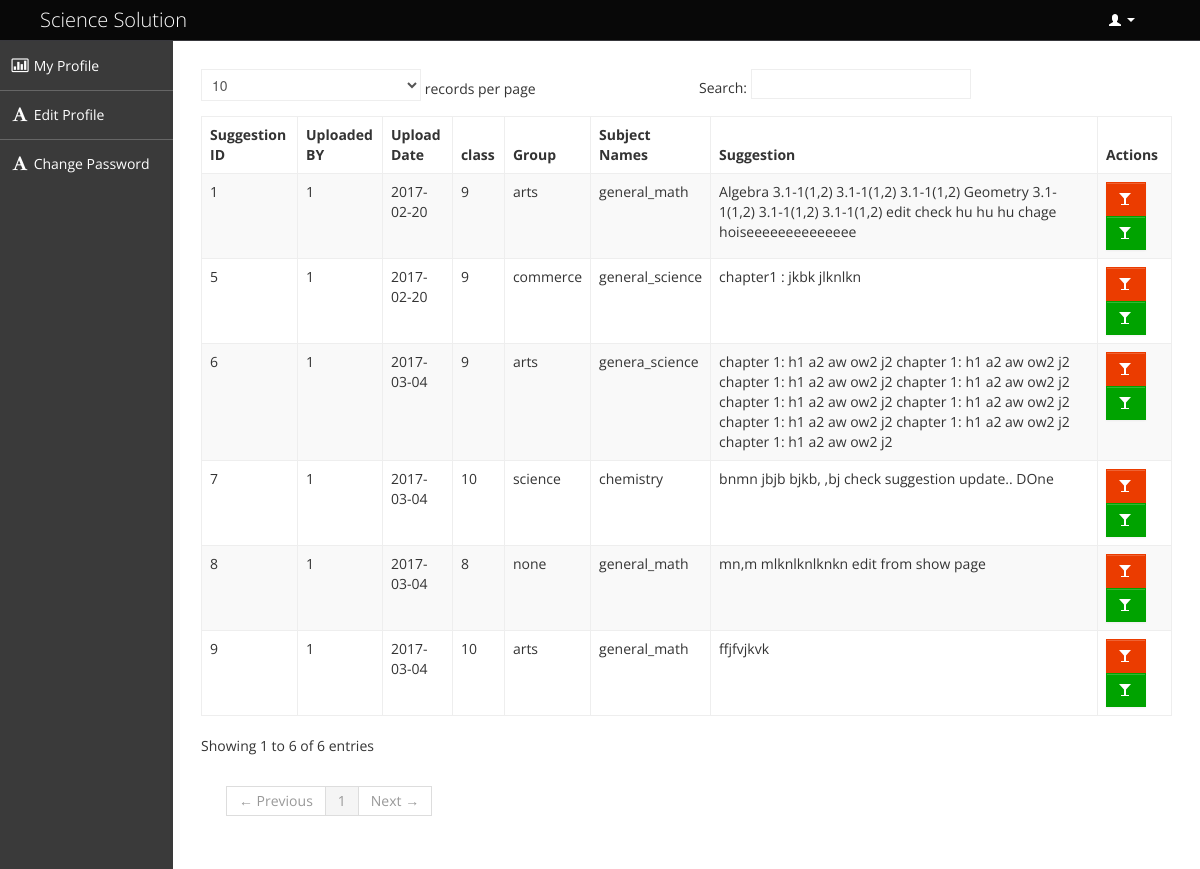
Page /admin/suggestion_show.php (signed in) on the committed database.
### tables this page shows
CREATE TABLE IF NOT EXISTS `tbl_suggestion` (
`suggestion_id` int(20) NOT NULL,
  `user_id` int(20) NOT NULL,
  `group_name` varchar(25) NOT NULL,
  `subject_name` varchar(30) NOT NULL,
  `upload_date` date NOT NULL,
  `class` int(15) NOT NULL,
  `suggestion` text NOT NULL,
  `deletion_status` tinyint(2) NOT NULL DEFAULT '0'
);

### admin/suggestion_show.php (called while the page is built, shortened)
<?php
include './admin_master.php';

### admin/admin.php (called while the page is built, shortened)
<?php
class Admin {
    public function __construct() {
        $host_name = 'localhost';
        $user_name = 'root';
        $password = '';
        $db_name = 'sciencesolution';
        $con = mysqli_connect($host_name, $user_name, $password);
        if ($con) {
            $db_select = mysqli_select_db($con, $db_name);
            if ($db_select) {
                return $con;
            } else {
                die('Database not selected' . mysqli_error($con));
            }
        } else {
            die('Database server connection fail' . mysqli_error($con));
        }
    }
     public function select_all_suggesstion(){
        $con = $this->__construct();
        $sql = "SELECT * From tbl_suggestion WHERE deletion_status='0' ";
        if (mysqli_query($con, $sql)) {
            $query_result = mysqli_query($con, $sql);
            return $query_result;
        } else {
            die('Query problem' . mysqli_error($con));
        }
    }
}

### admin/pages/suggestion_show_content.php (the view, shortened to what this page needs)
      <?php
       $result = $obj_admin -> select_all_suggesstion();
       ?>
<?php
    if(isset($sug_info)){ ?>
    <div class="row-fluid sortable">
    <div class="box span12">
        <div class="box-header" data-original-title>
            <h2><i class="halflings-icon edit"></i><span class="break"></span>Edit Contact Information</h2>
            <div class="box-icon">
                <a href="#" class="btn-setting"><i class="halflings-icon wrench"></i></a>
                <a href="#" class="btn-minimize"><i class="halflings-icon chevron-up"></i></a>
                <a href="#" class="btn-close"><i class="halflings-icon remove"></i></a>
            </div>
        </div>
        <div class="box-content">
            <h4 style="color: green;">
                <?php
                if(isset($_SESSION['message'])){
                if ($_SESSION['message']) {
                    echo $_SESSION['message'];
                    unset($_SESSION['message']);
                }}
                ?>
            </h4>
            <form  class="form-horizontal" action="" method="post" enctype="multipart/form-data">
                <fieldset>
                    <div class="control-group">
                        <label class="control-label" for="typeahead">Group Nmae </label>
                        <div class="controls">
                            <textarea id="text" name="group_name" rows="0" cols="0" class="required"><?php echo $sug_info['group_name']; ?> </textarea>
                        </div>
                    </div>
                     <div class="control-group">
                        <label class="control-label" for="typeahead">Subject Name </label>
                        <div class="controls">
                            <input type="text" value="<?php echo $sug_info['subject_name']; ?>" name="subject_name" class="span6 typeahead" id="typeahead"  data-provide="typeahead" data-items="4">
                        </div>
                    </div>
                    <div class="control-group">
                        <label class="control-label" for="typeahead">Suggestion</label>
                        <div class="controls">
                           <textarea id="text" name="suggestion" rows="0" cols="0" class="required"><?php echo $sug_info['suggestion']; ?> </textarea>
                        </div>
                    </div>
                    <input type="hidden" value="<?php echo $sug_info['suggestion_id']; ?>" name="suggestion_id" class="span6 typeahead" id="typeahead"  data-provide="typeahead" data-items="4">
                    <div class="form-actions">
                        <button type="submit" name="update_sug" class="btn btn-primary">Update Suggestion </button>
                    </div>
                </fieldset>
            </form>
        </div>
    </div>
</div>
    <?php } else { ?>
<table class="table table-striped table-bordered bootstrap-datatable datatable">
    <thead>
        <tr>
            <th> Suggestion ID</th>
            <th>Uploaded BY</th>
            <th>Upload Date</th>
            <th>class</th>
            <th>Group</th>
            <th>Subject Names</th>
            <th>Suggestion</th>
            <th>Actions</th>
        </tr>
    </thead>
    <tbody>
        <?php while ($qu_info = mysqli_fetch_assoc($result)) { ?>
            <tr>
                <td><?php echo $qu_info['suggestion_id']; ?></td>
                <td class="center"><?php echo $qu_info['user_id']; ?></td>
                <td class="center"><?php echo $qu_info['upload_date']; ?></td>
                <td class="center"><?php echo $qu_info['class']; ?></td>
                <td class="center"><?php echo $qu_info['group_name']; ?></td>
                <td class="center"><?php echo $qu_info['subject_name']; ?></td>
                <td class="center"><?php echo $qu_info['suggestion']; ?></td>
                <td class="center">
                    <a class="btn btn-danger" href="?suggestion_status=delete&suggestion_id=<?php echo $qu_info['suggestion_id']; ?>" title=" Delete Suggection">
                        <i class="halflings-icon white box-icon"></i>
                    </a>
                    <a class="btn btn-success" href="?suggestion_status=edit&suggestion_id=<?php echo $qu_info['suggestion_id']; ?>" title=" Edit Suggestion">
                        <i class="halflings-icon white box-icon"></i>
                    </a>
                </td>
            </tr>
        <?php } ?>
    </tbody>
</table>
    <?php } ?>

### admin/css/style.css (style rules this page uses)
body { background: #F5F5F5; color: #333; border: none; font-family: 'Open Sans', sans-serif; font-weight: 400; }
a { color: #646464; }
.btn { display: inline-block; padding: 6px 12px; margin-bottom: 0; font-size: 14px; font-weight: 500; line-height: 20px; text-align: center; white-space: nowrap; vertical-align: middle; cursor: pointer; border: 1px solid #a7a9aa; -webkit-border-radius: 0px !important; border-radius: 0px !important; }
.btn i { margin-top: 2px; }
.btn { color: #ffffff; background-color: #a7a9aa; border-color: #a7a9aa; background-image: none; filter: none; text-shadow: none; }
.btn-danger { background-color: #EB3C00; border-color: #EB3C00; }
.btn-success { background-color: #00A300; border-color: #00A300; }
.table th, .table td { border-top: 1px solid #eee; }
.table-bordered { border-color: #eee; -webkit-border-radius: 0px !important; -moz-border-radius: 0px !important; border-radius: 0px !important; }
.table-bordered th, .table-bordered td { border-left: 1px solid #eee; }
.table-bordered thead:first-child tr:first-child > th:first-child, .table-bordered tbody:first-child tr:first-child > td:first-child, .table-bordered tbody:first-child tr:first-child > th:first-child { -webkit-border-radius: 0px !important; -moz-border-radius: 0px !important; border-radius: 0px !important; }
.table-bordered thead:first-child tr:first-child > th:last-child, .table-bordered tbody:first-child tr:first-child > td:last-child, .table-bordered tbody:first-child tr:first-child > th:last-child { -webkit-border-radius: 0px !important; -moz-border-radius: 0px !important; border-radius: 0px !important; }
.table-bordered thead:last-child tr:last-child > th:first-child, .table-bordered tbody:last-child tr:last-child > td:first-child, .table-bordered tbody:last-child tr:last-child > th:first-child, .table-bordered tfoot:last-child tr:last-child > td:first-child, .table-bordered tfoot:last-child tr:last-child > th:first-child { -webkit-border-radius: 0px !important; -moz-border-radius: 0px !important; border-radius: 0px !important; }
.table-bordered thead:last-child tr:last-child > th:last-child, .table-bordered tbody:last-child tr:last-child > td:last-child, .table-bordered tbody:last-child tr:last-child > th:last-child, .table-bordered tfoot:last-child tr:last-child > td:last-child, .table-bordered tfoot:last-child tr:last-child > th:last-child { -webkit-border-radius: 0px !important; -moz-border-radius: 0px !important; border-radius: 0px !important; }

### admin/css/halflings.css (style rules this page uses)
html, html .halflings { -webkit-font-smoothing: antialiased !important; }
.halflings-icon { display: inline-block; width: 14px; height: 14px; line-height: 14px; vertical-align: text-top; background-image: url(../img/glyphicons_halflings.svg); background-position: 0 0; background-repeat: no-repeat; vertical-align: top; *display: inline; *zoom: 1; *margin-right: .3em; }
.halflings-icon.white { background-image: url(../img/glyphicons_halflings-white.svg); }

### rows in the picture
tbl_suggestion: suggestion_id "1", user "1", upload_date "2017-02-20", class "9", group_name "arts", subject_name "general_math", suggestion "Algebra 3.1-1(1,2) 3.1-1(1,2) 3.1-1(1,2) Geometry 3.1-1(1,2) 3.1-1(1,2) 3.1-1(1,2) edit check hu hu hu chage hoiseeeeeeeeeeeeee"
tbl_suggestion: suggestion_id "5", user "1", upload_date "2017-02-20", class "9", group_name "commerce", subject_name "general_science", suggestion "chapter1 : jkbk jlknlkn"
tbl_suggestion: suggestion_id "6", user "1", upload_date "2017-03-04", class "9", group_name "arts", subject_name "genera_science", suggestion "chapter 1: h1 a2 aw ow2 j2 chapter 1: h1 a2 aw ow2 j2 chapter 1: h1 a2 aw ow2 j2 chapter 1: h1 a2 aw ow2 j2 chapter 1: h1 a2 aw ow2 j2 chapter 1: h1 a2 aw ow2 j2 chapter 1: h1 a2 aw ow2 j2 chapter 1: h1 a2 aw ow2 j2 chapter 1: h1 a2 aw ow2 j2"
tbl_suggestion: suggestion_id "7", user "1", upload_date "2017-03-04", class "10", group_name "science", subject_name "chemistry", suggestion "bnmn jbjb bjkb, ,bj check suggestion update.. DOne"
tbl_suggestion: suggestion_id "8", user "1", upload_date "2017-03-04", class "8", group_name "none", subject_name "general_math", suggestion "mn,m mlknlknlknkn edit from show page"
tbl_suggestion: suggestion_id "9", user "1", upload_date "2017-03-04", class "10", group_name "arts", subject_name "general_math", suggestion "ffjfvjkvk"
